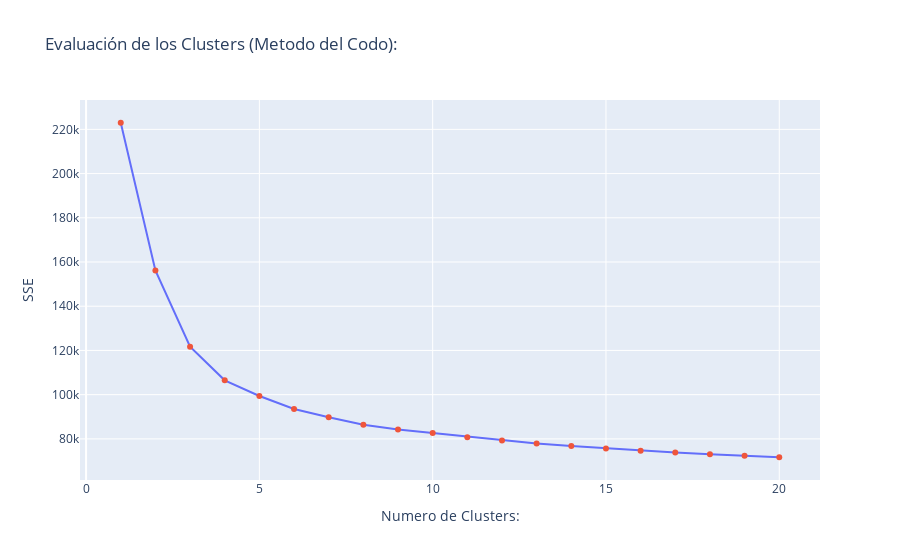

Notebook code cell kept with this figure:
### Markdown cell above
Renancin muy indeciso de sus resultados le comenta que desea realizar un último trabajo. En esta última tarea le solicita la agrupación de los datos obtenidos en la sección 1.2 utilizando K-means. Para esto usted deberá visualizar a través del método del codo el número óptimo de agrupaciones para los datos. 

**Hint:** Revisar las clases y encontrar el código.

**To-Do**:

- [ ] Pre-procesar los datos con el mismo preprocesamiento aplicado en 1.2
- [ ] Utilizar el método del codo para obtener el número de clusters.

### Code cell
# Usamos metodo del codo para escoger el k que mejor ajusta el cluster.
import plotly.graph_objs as go

elbow = pd.DataFrame(columns=['SSE','k'])

for k in range(1, 21):
    kmeans = KMeans(n_clusters=k, random_state=42)
    kmeans.fit(X_ct)
    elbow = elbow.append({'SSE': kmeans.inertia_, 'k': k}, ignore_index=True)

# Son ploteados los Resultados
fig = go.Figure(data=[
    go.Scatter(x = elbow.k, y=elbow.SSE, mode='lines'),
    go.Scatter(x = elbow.k, y=elbow.SSE, mode='markers')
])

fig.update_layout(title="Evaluación de los Clusters (Metodo del Codo):",
             
                 xaxis_title = "Numero de Clusters:",
                 yaxis_title = "SSE",
                 showlegend=False)
                 
fig.show()

### Figure 1 — Plotly figure (JSON) as saved in the notebook; plotly's stock layout.template omitted (floating-point values rounded to 4 significant figures)
{"data": [{"mode": "lines", "type": "scatter", "x": [1, 2, 3, 4, 5, 6, 7, 8, 9, 10, 11, 12, 13, 14, 15, 16, 17, 18, 19, 20], "y": [223000.0, 156200.0, 121700.0, 106500.0, 99410.0, 93490.0, 89740.0, 86390.0, 84190.0, 82610.0, 80780.0, 79260.0, 77930.0, 76730.0, 75650.0, 74650.0, 73800.0, 73070.0, 72350.0, 71690.0]}, {"mode": "markers", "type": "scatter", "x": [1, 2, 3, 4, 5, 6, 7, 8, 9, 10, 11, 12, 13, 14, 15, 16, 17, 18, 19, 20], "y": [223000.0, 156200.0, 121700.0, 106500.0, 99410.0, 93490.0, 89740.0, 86390.0, 84190.0, 82610.0, 80780.0, 79260.0, 77930.0, 76730.0, 75650.0, 74650.0, 73800.0, 73070.0, 72350.0, 71690.0]}], "layout": {"showlegend": false, "title": {"text": "Evaluación de los Clusters (Metodo del Codo):"}, "xaxis": {"title": {"text": "Numero de Clusters:"}}, "yaxis": {"title": {"text": "SSE"}}}}
